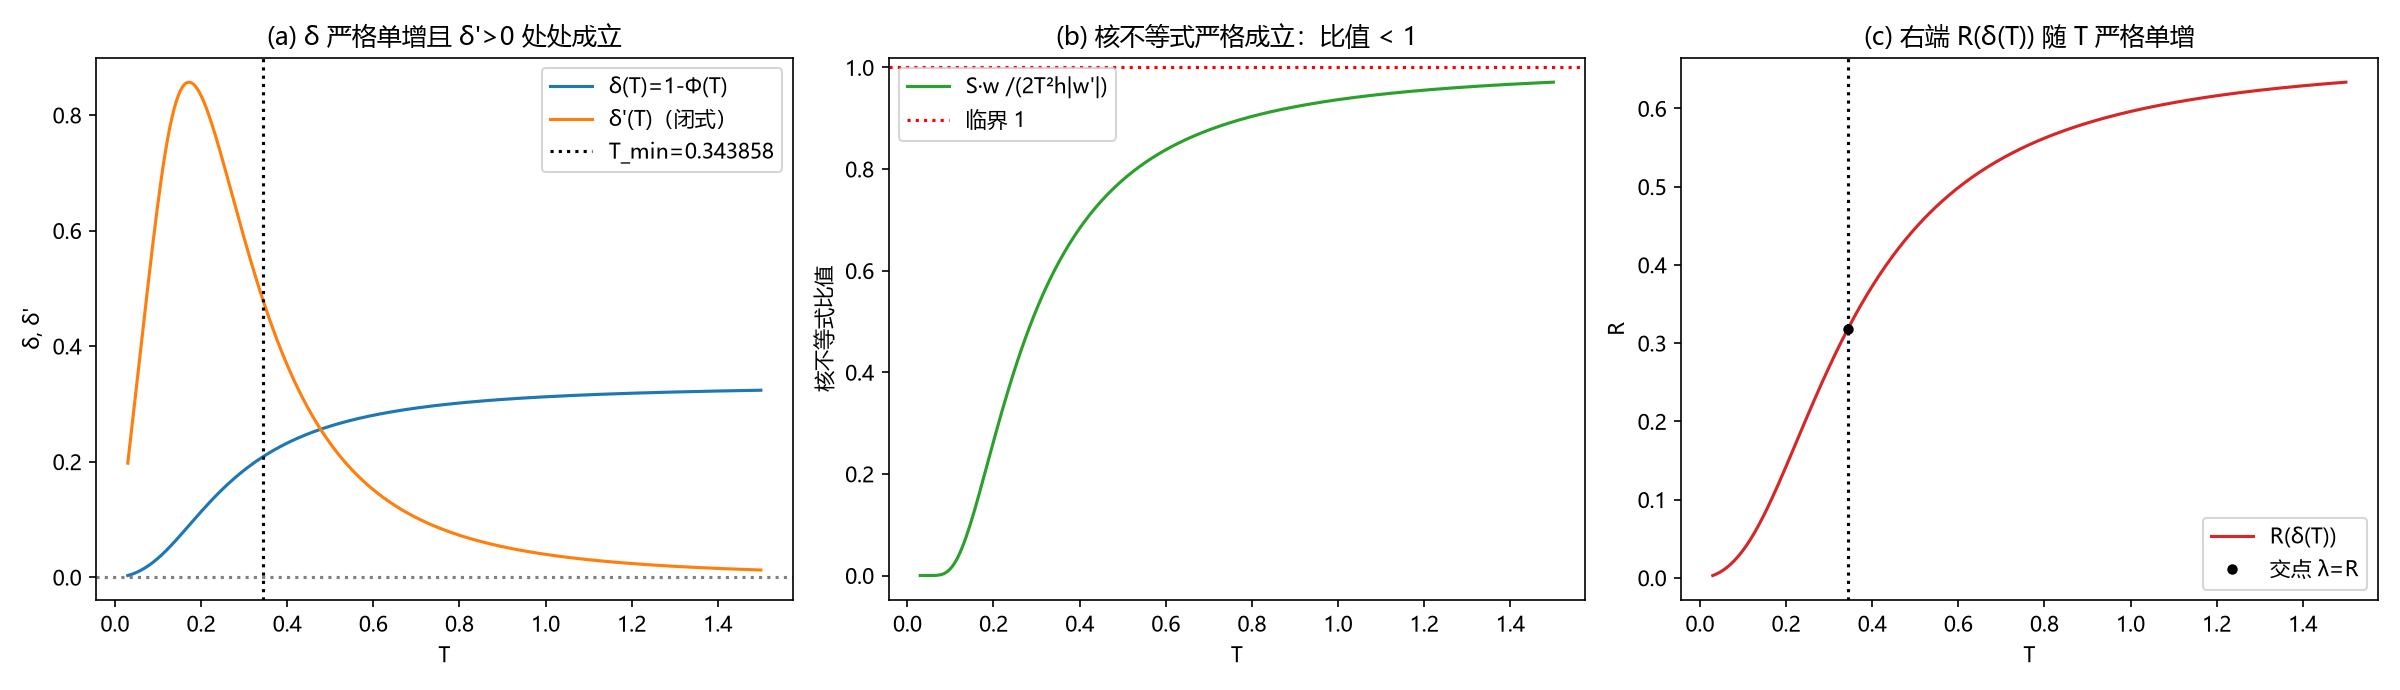

This figure's Python source:
# -*- coding: utf-8 -*-
"""环 15（第 204 轮）数值核对：δ 的导数闭式、严格单增与右端 R(δ(T)) 的单增（G-188b-2i 前件）。
只作外部约束/反馈：验证闭式与差分一致、符号全正、关键核不等式与点位不等式成立；
不反充第一性输入、不调参。"""
import numpy as np
import matplotlib
matplotlib.use("Agg")
import matplotlib.pyplot as plt

plt.rcParams["font.sans-serif"] = ["Microsoft YaHei"]
plt.rcParams["axes.unicode_minus"] = False

U = np.linspace(0.0, 1.0, 20001)

def wGap(T):
    return np.trapezoid(2 * U * np.tanh(U / (2 * T)), U)

def wDeriv(T):
    """w'(T) = -(1/T^2) * ∫ u^2 sech^2(u/(2T)) du"""
    return -(1.0 / T ** 2) * np.trapezoid(U ** 2 / np.cosh(U / (2 * T)) ** 2, U)

def fields(T):
    h = np.tanh(1.0 / (2 * T))
    S = 1.0 / np.cosh(1.0 / (2 * T)) ** 2
    w = wGap(T)
    Phi = w / h
    delta = 1 - Phi
    lam = S / (2 * T * h)
    R = delta * (1 + delta) / (1 - delta)
    return dict(h=h, S=S, w=w, Phi=Phi, delta=delta, lam=lam, R=R)

def deficitDeriv(T):
    f = fields(T)
    wp = wDeriv(T)
    return -(wp * f["h"] + f["w"] * f["S"] / (2 * T ** 2)) / f["h"] ** 2

# ---------- 1. δ' 闭式 vs 差分 ----------
print("=== 1. δ' 闭式 vs 中心差分 ===")
for T in [0.15, 0.30, 0.3439, 0.50, 0.70, 1.20]:
    dT = 1e-6
    dnum = (fields(T + dT)["delta"] - fields(T - dT)["delta"]) / (2 * dT)
    dan = deficitDeriv(T)
    print(f"  T={T:6.4f}: 闭式={dan:+.8f} 差分={dnum:+.8f} rel={abs(dan - dnum) / abs(dnum):.3e}")

# ---------- 2. δ' 全正（301 点，含两端与相切区） ----------
Ts = np.linspace(0.030, 1.500, 301)
d_delta = np.array([deficitDeriv(T) for T in Ts])
print("=== 2. δ'(T) > 0 全检 ===")
print("  点数 =", len(Ts), " 最小 δ' =", float(d_delta.min()), " 负值点数 =", int((d_delta <= 0).sum()))
print("  0<δ<1 违反点数 =", int(sum(1 for T in Ts if not (0 < fields(T)["delta"] < 1))))

# ---------- 3. 关键核不等式 S*w < 2 T^2 h |w'| ----------
print("=== 3. 核不等式 sech^2(1/2T)*w < 2T^2 tanh(1/2T)*|w'| ===")
viol = 0; worst = 1e9
for T in Ts:
    f = fields(T)
    lhs = f["S"] * f["w"]
    rhs = 2 * T ** 2 * f["h"] * abs(wDeriv(T))
    ratio = lhs / rhs
    worst = min(worst, 1 - ratio)
    if ratio >= 1:
        viol += 1
print("  违反点数 =", viol, " 最小相对余量 (1-比值) =", float(worst))

# ---------- 4. 点位不等式 sinh(2us) <= u sinh(2s)（u∈[0,1]） ----------
print("=== 4. 点位不等式 sinh(2us) ≤ u sinh(2s) ===")
bad = 0; maxdiff = -1e9
for s in [0.5, 1.0, 2.0, 3.3333, 10.0]:
    for u in np.linspace(1e-6, 1.0, 2001):
        d = np.sinh(2 * u * s) - u * np.sinh(2 * s)
        maxdiff = max(maxdiff, d)
        if d > 1e-12 * max(1.0, abs(u * np.sinh(2 * s))):
            bad += 1
print("  违反点数 =", bad, " 最大超出 =", float(maxdiff))

# ---------- 5. δ 严格单增 与 R(δ(T)) 单增 ----------
delta = np.array([fields(T)["delta"] for T in Ts])
R_T = np.array([fields(T)["R"] for T in Ts])
print("=== 5. δ 与 R(δ(T)) 的相邻差 ===")
print("  δ 相邻差全 > 0 :", bool((np.diff(delta) > 0).all()), " 最小相邻差 =", float(np.diff(delta).min()))
print("  R 相邻差全 > 0 :", bool((np.diff(R_T) > 0).all()), " 最小相邻差 =", float(np.diff(R_T).min()))

# ---------- 6. 交点 T_min（沿用 203 的二分） ----------
def gapfun(T):
    f = fields(T)
    return f["R"] - f["lam"]

lo, hi = 0.30, 0.40
if gapfun(lo) * gapfun(hi) < 0:
    for _ in range(80):
        mid = 0.5 * (lo + hi)
        if gapfun(lo) * gapfun(mid) <= 0:
            hi = mid
        else:
            lo = mid
    Tmin = 0.5 * (lo + hi)
else:
    Tmin = float("nan")
print("=== 6. 交点 ===")
print("  T_min =", Tmin, " δ(T_min) =", fields(Tmin)["delta"], " Φ(T_min) =", fields(Tmin)["Phi"])
print("  δ'(T_min) =", deficitDeriv(Tmin))

print("=== 采样行 T：δ / δ' / R / R' 与核不等式比值 ===")
fR = np.array([fields(T)["R"] for T in Ts])
dR = np.gradient(fR, Ts)
for T in [0.15, 0.30, 0.3439, 0.40, 0.70, 1.20]:
    f = fields(T)
    ratio = f["S"] * f["w"] / (2 * T ** 2 * f["h"] * abs(wDeriv(T)))
    print(f"  {T:6.4f}: δ={f['delta']:.6f} δ'={deficitDeriv(T):.6f} "
          f"R={f['R']:.6f} dR/dT={np.interp(T, Ts, dR):.6f} 核比={ratio:.6f}")

fig, ax = plt.subplots(1, 3, figsize=(16, 4.6))
ax[0].plot(Ts, delta, color="C0", label="δ(T)=1-Φ(T)")
ax[0].plot(Ts, d_delta, color="C1", label="δ'(T)（闭式）")
ax[0].axhline(0, linestyle=":", color="gray")
ax[0].axvline(Tmin, linestyle=":", color="k", label=f"T_min={Tmin:.6f}")
ax[0].set_xlabel("T"); ax[0].set_ylabel("δ, δ'"); ax[0].legend(); ax[0].set_title("(a) δ 严格单增且 δ'>0 处处成立")

ratio = np.array([fields(T)["S"] * fields(T)["w"] /
                  (2 * T ** 2 * fields(T)["h"] * abs(wDeriv(T))) for T in Ts])
ax[1].plot(Ts, ratio, color="C2", label="S·w /(2T²h|w'|)")
ax[1].axhline(1, linestyle=":", color="r", label="临界 1")
ax[1].set_xlabel("T"); ax[1].set_ylabel("核不等式比值"); ax[1].legend()
ax[1].set_title("(b) 核不等式严格成立：比值 < 1")

ax[2].plot(Ts, R_T, color="C3", label="R(δ(T))")
ax[2].axvline(Tmin, linestyle=":", color="k")
ax[2].plot([Tmin], [fields(Tmin)["lam"]], "o", color="k", markersize=4, label="交点 λ=R")
ax[2].set_xlabel("T"); ax[2].set_ylabel("R"); ax[2].legend()
ax[2].set_title("(c) 右端 R(δ(T)) 随 T 严格单增")
plt.tight_layout()
plt.savefig("环15_δ导数与核不等式_数值核对.png", dpi=150)
print("plot saved")
